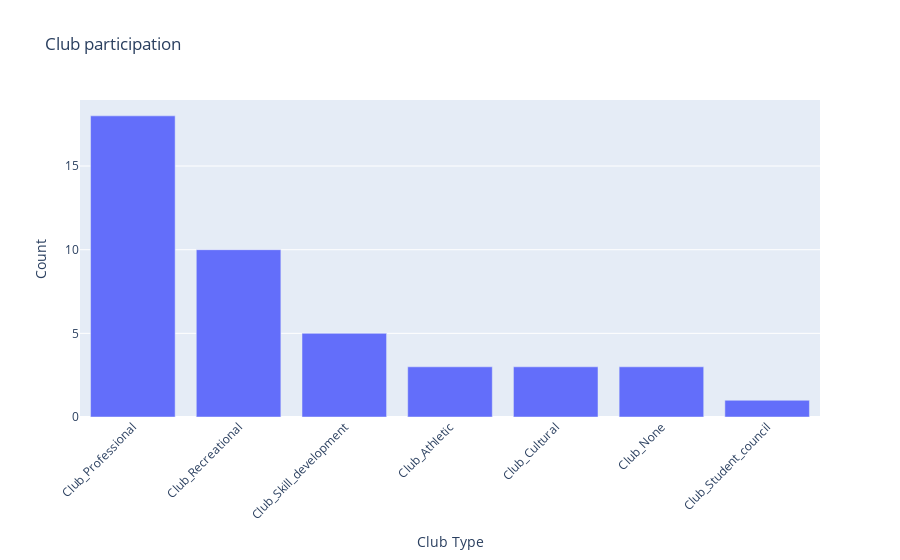

The notebook cell this image was saved under:
### Code cell
club_counts = df[club_cols].sum().sort_values(ascending=False)
fig = px.bar(x=club_counts.index, y=club_counts.values, title='Club participation')
fig.update_layout(xaxis_title='Club Type', yaxis_title='Count', xaxis_tickangle=-45)
fig.show()

### Figure 1 — Plotly figure (JSON) as saved in the notebook; plotly's stock layout.template omitted (floating-point values rounded to 4 significant figures)
{"data": [{"alignmentgroup": "True", "hovertemplate": "x=%{x}<br>y=%{y}<extra></extra>", "legendgroup": "", "marker": {"color": "#636efa", "pattern": {"shape": ""}}, "name": "", "offsetgroup": "", "orientation": "v", "showlegend": false, "textposition": "auto", "type": "bar", "x": ["Club_Professional", "Club_Recreational", "Club_Skill_development", "Club_Athletic", "Club_Cultural", "Club_None", "Club_Student_council"], "xaxis": "x", "y": [18, 10, 5, 3, 3, 3, 1], "yaxis": "y"}], "layout": {"barmode": "relative", "legend": {"tracegroupgap": 0}, "title": {"text": "Club participation"}, "xaxis": {"anchor": "y", "domain": [0, 1], "tickangle": -45, "title": {"text": "Club Type"}}, "yaxis": {"anchor": "x", "domain": [0, 1], "title": {"text": "Count"}}}}
